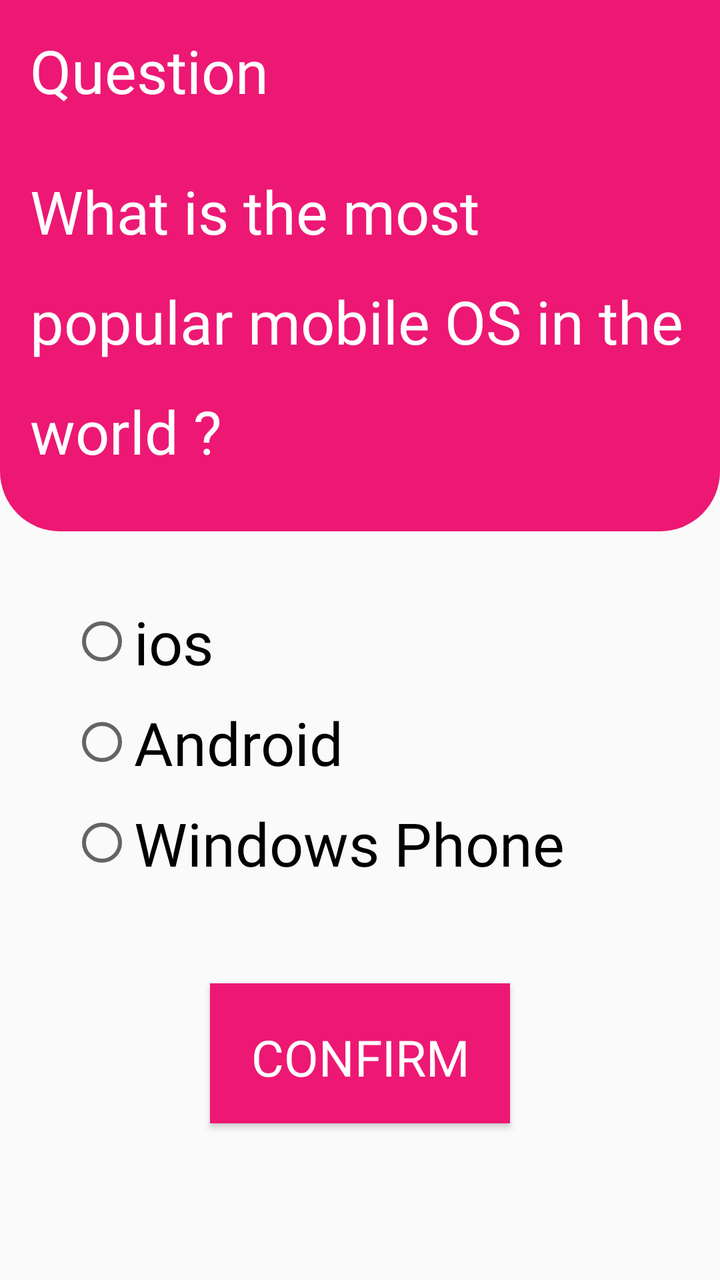
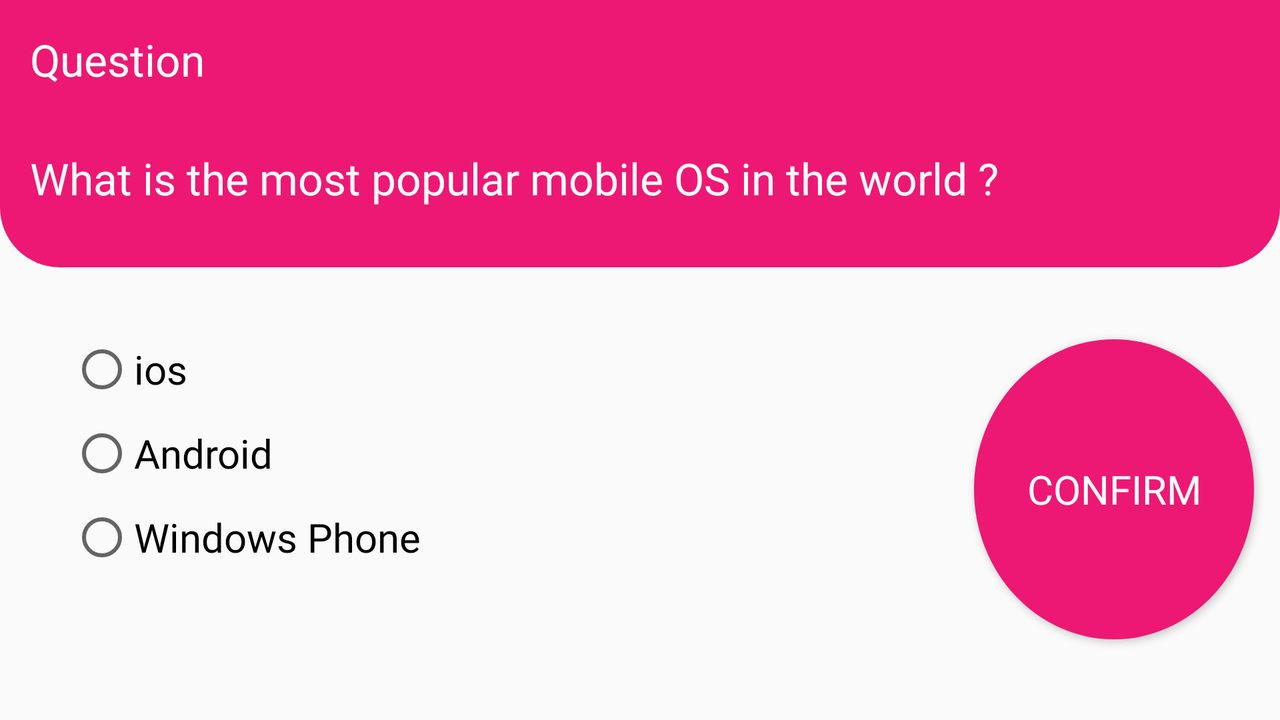

An Android layout and its configuration variant, each rendered on a device that would load it. The default file and the variant file are quoted in full after the pictures.
<!-- AndroidManifest.xml: application theme Theme.MyAssignment5 -->
<!-- res/layout/activity_question_one.xml -->
<?xml version="1.0" encoding="utf-8"?>
<androidx.constraintlayout.widget.ConstraintLayout xmlns:android="http://schemas.android.com/apk/res/android"
    xmlns:app="http://schemas.android.com/apk/res-auto"
    xmlns:tools="http://schemas.android.com/tools"
    android:layout_width="match_parent"
    android:layout_height="match_parent"
    tools:context=".ActivityQuestionOne">

    <View
        android:id="@+id/view"
        android:layout_width="wrap_content"
        android:layout_height="0dp"
        android:background="@drawable/shape_frame_bg_q"
        app:layout_constraintBottom_toBottomOf="@+id/contextquestionone"
        app:layout_constraintEnd_toEndOf="parent"
        app:layout_constraintHorizontal_bias="1.0"
        app:layout_constraintStart_toStartOf="parent"
        app:layout_constraintTop_toTopOf="parent" />

    <TextView
        android:fontFamily="@font/bigshouldersmed"

        android:id="@+id/qestion"
        android:layout_width="wrap_content"
        android:layout_height="wrap_content"
        android:padding="15dp"
        android:text="@string/question"
        android:textColor="@color/white"
        android:textSize="30sp"
        app:layout_constraintStart_toStartOf="parent"
        app:layout_constraintTop_toTopOf="parent" />

    <TextView
        android:fontFamily="@font/bigshouldersmed"
        android:layout_marginRight="10dp"
        android:layout_marginEnd="10dp"
        android:gravity="center"
        android:id="@+id/counter"
        android:textColor="@color/white"
        android:layout_width="wrap_content"
        android:layout_height="wrap_content"
        android:padding="15dp"
        android:textSize="30sp"
        app:layout_constraintEnd_toEndOf="parent"
        app:layout_constraintTop_toTopOf="parent" />

    <TextView
        android:fontFamily="@font/bigshouldersmed"

        android:lineSpacingMultiplier="1"
        android:lineSpacingExtra="20sp"
        android:paddingEnd="15dp"
        android:paddingStart="15dp"
        android:paddingTop="15dp"
        android:paddingBottom="30dp"
        android:id="@+id/contextquestionone"
        android:layout_width="wrap_content"
        android:layout_height="wrap_content"
        android:text="@string/contextquestionone"
        android:textColor="@color/white"
        android:textSize="30sp"
        app:layout_constraintStart_toStartOf="parent"
        app:layout_constraintTop_toBottomOf="@+id/qestion" />

    <RadioGroup

        android:padding="30dp"
        android:id="@+id/rgq1"
        android:layout_width="match_parent"
        android:layout_height="wrap_content"
        app:layout_constraintStart_toStartOf="parent"
        app:layout_constraintTop_toBottomOf="@+id/view">

        <RadioButton
            android:fontFamily="@font/bigshouldersmed"

            android:id="@+id/rb1q1"
            android:backgroundTint="@color/black"
            android:layout_margin="5dp"
            android:textSize="30sp"
            android:layout_width="match_parent"
            android:layout_height="wrap_content"
            android:text="@string/ios" />

        <RadioButton
            android:fontFamily="@font/bigshouldersmed"

            android:id="@+id/rb2q1"
            android:layout_margin="5dp"
            android:textSize="30sp"
            android:layout_width="match_parent"
            android:layout_height="wrap_content"
            android:text="@string/Android" />

        <RadioButton
            android:fontFamily="@font/bigshouldersmed"

            android:id="@+id/rb3q1"
            android:layout_margin="5dp"
            android:textSize="30sp"
            android:layout_width="match_parent"
            android:layout_height="wrap_content"
            android:text="@string/Windowsphone" />
    </RadioGroup>

    <Button
        android:fontFamily="@font/bigshouldersmed"

        android:onClick="onclickbuttonMethod"
        android:layout_margin="15dp"
        android:id="@+id/confirm1"
        android:layout_width="wrap_content"
        android:layout_height="70dp"
        android:background="@drawable/buttonshape"
        android:padding="20dp"
        android:text="@string/Confirm"
        android:textColor="@color/white"
        android:textSize="25sp"
        app:layout_constraintEnd_toEndOf="parent"
        app:layout_constraintStart_toStartOf="parent"
        app:layout_constraintTop_toBottomOf="@+id/rgq1" />

</androidx.constraintlayout.widget.ConstraintLayout>
<!-- resources referenced by this layout -->
<resources>
  <color name="black">#FF000000</color>
  <color name="white">#FFFFFFFF</color>
  <!-- drawable buttonshape (drawable) -->
  <?xml version="1.0" encoding="utf-8"?>
  <shape xmlns:android="http://schemas.android.com/apk/res/android"
      android:shape="rectangle">
     <solid android:color="@color/first"/>
   <size android:width="150dp" android:height="150dp"/>
  </shape>
  <!-- drawable shape_frame_bg_q (drawable) -->
  <?xml version="1.0" encoding="utf-8"?>
  <shape xmlns:android="http://schemas.android.com/apk/res/android"
      android:shape="rectangle">
      <solid android:color="@color/first"/>
      <corners android:bottomRightRadius="30dp" android:bottomLeftRadius="30dp"/>
  </shape>
  <string name="Android">Android</string>
  <string name="Confirm">Confirm</string>
  <string name="Windowsphone">Windows Phone</string>
  <string name="contextquestionone">What is the most popular mobile OS in the world ?</string>
  <string name="ios">ios</string>
  <string name="question">Question</string>
  <style name="Theme.MyAssignment5" parent="Theme.AppCompat.Light.NoActionBar">
          
          <item name="colorPrimary">@color/purple_500</item>
          <item name="colorPrimaryDark">@color/purple_700</item>
          <item name="colorOnPrimary">@color/white</item>
          
          <item name="colorSecondary">@color/teal_200</item>
          <item name="colorSecondaryVariant">@color/teal_700</item>
          <item name="colorOnSecondary">@color/black</item>
          
          <item name="android:statusBarColor" tools:targetApi="l">?attr/colorPrimaryVariant</item>
          
      </style>
  <color name="first">#ED1874</color>
  <color name="purple_500">#FF6200EE</color>
  <color name="purple_700">#FF3700B3</color>
  <color name="teal_200">#FF03DAC5</color>
  <color name="teal_700">#FF018786</color>
</resources>
<!-- res/layout-land/activity_question_one.xml (the repository's variant of the layout above) -->
<!-- drawn on the phone turned sideways -->
<?xml version="1.0" encoding="utf-8"?>
<androidx.constraintlayout.widget.ConstraintLayout xmlns:android="http://schemas.android.com/apk/res/android"
    xmlns:app="http://schemas.android.com/apk/res-auto"
    xmlns:tools="http://schemas.android.com/tools"
    android:layout_width="match_parent"
    android:layout_height="match_parent"
    tools:context=".ActivityQuestionOne">

    <View
        android:id="@+id/view"
        android:layout_width="wrap_content"
        android:layout_height="0dp"
        android:background="@drawable/shape_frame_bg_q"
        app:layout_constraintBottom_toBottomOf="@+id/contextquestionone"
        app:layout_constraintEnd_toEndOf="parent"
        app:layout_constraintHorizontal_bias="1.0"
        app:layout_constraintStart_toStartOf="parent"
        app:layout_constraintTop_toTopOf="parent" />

    <TextView
        android:fontFamily="@font/bigshouldersmed"

        android:id="@+id/qestion"
        android:layout_width="wrap_content"
        android:layout_height="wrap_content"
        android:padding="15dp"
        android:text="@string/question"
        android:textColor="@color/white"
        android:textSize="22sp"
        app:layout_constraintStart_toStartOf="parent"
        app:layout_constraintTop_toTopOf="parent" />

    <TextView

        android:fontFamily="@font/bigshouldersmed"
        android:layout_marginRight="10dp"
        android:layout_marginEnd="10dp"
        android:gravity="center"
        android:id="@+id/counter"
        android:textColor="@color/white"
        android:layout_width="wrap_content"
        android:layout_height="wrap_content"
        android:padding="15dp"
        android:textSize="24sp"
        app:layout_constraintEnd_toEndOf="parent"
        app:layout_constraintTop_toTopOf="parent" />

    <TextView
        android:fontFamily="@font/bigshouldersmed"

        android:id="@+id/contextquestionone"
        android:layout_width="wrap_content"
        android:layout_height="wrap_content"
        android:lineSpacingExtra="20sp"
        android:lineSpacingMultiplier="1"
        android:paddingStart="15dp"
        android:paddingTop="15dp"
        android:paddingEnd="15dp"
        android:paddingBottom="30dp"
        android:text="@string/contextquestionone"
        android:textColor="@color/white"
        android:textSize="22sp"
        app:layout_constraintStart_toStartOf="parent"
        app:layout_constraintTop_toBottomOf="@+id/qestion" />

    <RadioGroup

        android:id="@+id/rgq1"
        android:layout_width="450dp"
        android:layout_height="wrap_content"
        android:padding="30dp"
        app:layout_constraintStart_toStartOf="parent"
        app:layout_constraintTop_toBottomOf="@+id/view">

        <RadioButton
            android:fontFamily="@font/bigshouldersmed"

            android:id="@+id/rb1q1"
            android:layout_width="400dp"
            android:layout_height="wrap_content"
            android:layout_margin="5dp"
            android:text="@string/ios"
            android:textSize="20sp" />

        <RadioButton
            android:fontFamily="@font/bigshouldersmed"

            android:id="@+id/rb2q1"
            android:layout_width="400dp"
            android:layout_height="wrap_content"
            android:layout_margin="5dp"
            android:text="@string/Android"
            android:textSize="20sp" />

        <RadioButton
            android:fontFamily="@font/bigshouldersmed"

            android:id="@+id/rb3q1"
            android:layout_width="400dp"
            android:layout_height="wrap_content"
            android:layout_margin="5dp"
            android:text="@string/Windowsphone"
            android:textSize="20sp" />
    </RadioGroup>

    <Button
        android:id="@+id/confirm1"

        android:layout_width="140dp"
        android:layout_height="150dp"
        android:layout_marginStart="50dp"
        android:layout_marginLeft="50dp"
        android:layout_marginTop="24dp"
        android:layout_marginEnd="16dp"
        android:layout_marginRight="16dp"
        android:background="@drawable/shape_button_land"
        android:fontFamily="@font/bigshouldersmed"
        android:onClick="onclickbuttonMethod"
        android:padding="20dp"
        android:text="@string/Confirm"
        android:textColor="@color/white"
        android:textSize="20sp"
        app:layout_constraintBottom_toBottomOf="@+id/rgq1"
        app:layout_constraintEnd_toEndOf="parent"
        app:layout_constraintHorizontal_bias="0.829"
        app:layout_constraintStart_toEndOf="@+id/rgq1"
        app:layout_constraintTop_toBottomOf="@+id/contextquestionone"
        app:layout_constraintVertical_bias="1.0" />
</androidx.constraintlayout.widget.ConstraintLayout>
<!-- resources referenced by the variant -->
<!-- as the phone turned sideways resolves them -->
<resources>
  <color name="white">#FFFFFFFF</color>
  <!-- drawable shape_button_land (drawable) -->
  <?xml version="1.0" encoding="utf-8"?>
  <shape xmlns:android="http://schemas.android.com/apk/res/android"
      android:shape="oval">
  <solid android:color="@color/first"/>
  </shape>
  <!-- drawable shape_frame_bg_q (drawable) -->
  <?xml version="1.0" encoding="utf-8"?>
  <shape xmlns:android="http://schemas.android.com/apk/res/android"
      android:shape="rectangle">
      <solid android:color="@color/first"/>
      <corners android:bottomRightRadius="30dp" android:bottomLeftRadius="30dp"/>
  </shape>
  <string name="Android">Android</string>
  <string name="Confirm">Confirm</string>
  <string name="Windowsphone">Windows Phone</string>
  <string name="contextquestionone">What is the most popular mobile OS in the world ?</string>
  <string name="ios">ios</string>
  <string name="question">Question</string>
  <style name="Theme.MyAssignment5" parent="Theme.AppCompat.Light.NoActionBar">
          
          <item name="colorPrimary">@color/purple_500</item>
          <item name="colorPrimaryDark">@color/purple_700</item>
          <item name="colorOnPrimary">@color/white</item>
          
          <item name="colorSecondary">@color/teal_200</item>
          <item name="colorSecondaryVariant">@color/teal_700</item>
          <item name="colorOnSecondary">@color/black</item>
          
          <item name="android:statusBarColor" tools:targetApi="l">?attr/colorPrimaryVariant</item>
          
      </style>
  <color name="first">#ED1874</color>
  <color name="purple_500">#FF6200EE</color>
  <color name="purple_700">#FF3700B3</color>
  <color name="teal_200">#FF03DAC5</color>
  <color name="teal_700">#FF018786</color>
  <color name="black">#FF000000</color>
</resources>
